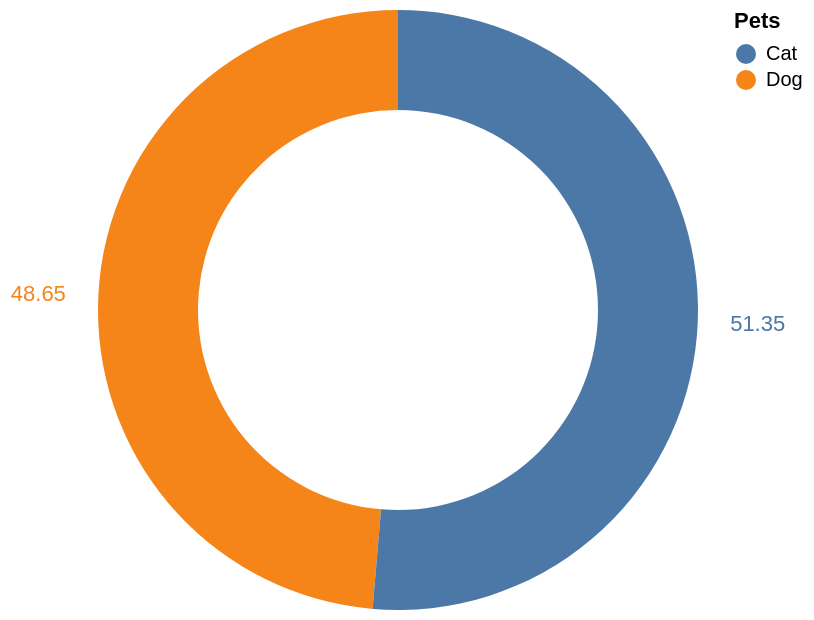

This figure's Vega-Lite source:
### Vega-Lite specification from a JSON file in a GitHub repository (floating-point values rounded to 4 significant figures)
{"$schema": "https://vega.github.io/schema/vega-lite/v5.json", "config": {"view": {"stroke": ""}}, "width": 300, "height": 300, "description": "Overview of Dogs and Cats in US", "data": {"values": [{"Pets": "Dog", "value": 48.65, "population": 69294}, {"Pets": "Cat", "value": 51.35, "population": 73147}]}, "mark": {"type": "arc", "innerRadius": 100}, "encoding": {"theta": {"field": "value", "type": "quantitative", "stack": true}, "color": {"field": "Pets", "type": "nominal"}, "tooltip": [{"field": "Pets", "type": "nominal", "title": "States"}, {"field": "population", "type": "quantitative", "format": ",", "title": "Pets Population (1000s)"}]}, "layer": [{"mark": {"type": "arc", "innerRadius": 100}}, {"mark": {"type": "text", "radius": 180}, "encoding": {"text": {"field": "value", "type": "quantitative"}}}]}
